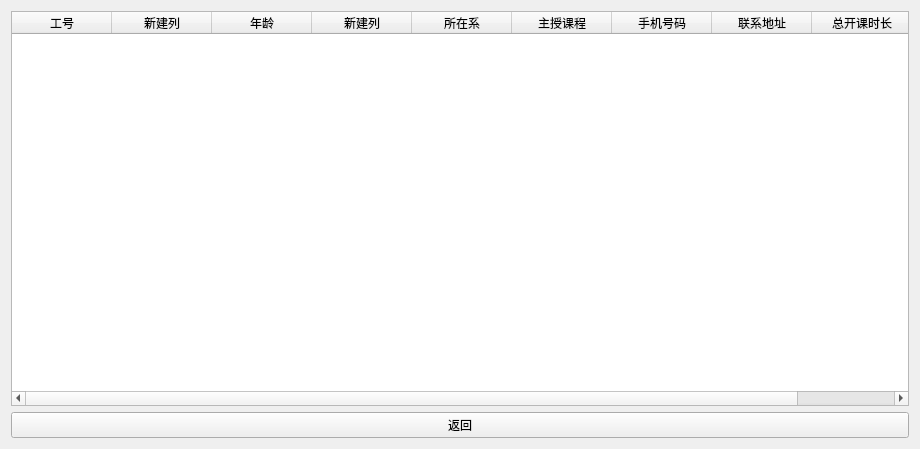
<?xml version="1.0" encoding="UTF-8"?>
<ui version="4.0">
 <class>Form</class>
 <widget class="QWidget" name="Form">
  <property name="geometry">
   <rect>
    <x>0</x>
    <y>0</y>
    <width>920</width>
    <height>449</height>
   </rect>
  </property>
  <property name="windowTitle">
   <string>Form</string>
  </property>
  <layout class="QVBoxLayout" name="verticalLayout">
   <item>
    <widget class="QTableWidget" name="tableWidget">
     <column>
      <property name="text">
       <string>工号</string>
      </property>
     </column>
     <column>
      <property name="text">
       <string>新建列</string>
      </property>
     </column>
     <column>
      <property name="text">
       <string>年龄</string>
      </property>
     </column>
     <column>
      <property name="text">
       <string>新建列</string>
      </property>
     </column>
     <column>
      <property name="text">
       <string>所在系</string>
      </property>
     </column>
     <column>
      <property name="text">
       <string>主授课程</string>
      </property>
     </column>
     <column>
      <property name="text">
       <string>手机号码</string>
      </property>
     </column>
     <column>
      <property name="text">
       <string>联系地址</string>
      </property>
     </column>
     <column>
      <property name="text">
       <string>总开课时长</string>
      </property>
     </column>
    </widget>
   </item>
   <item>
    <widget class="QPushButton" name="pushButton">
     <property name="text">
      <string>返回</string>
     </property>
    </widget>
   </item>
  </layout>
 </widget>
 <resources/>
 <connections/>
</ui>
